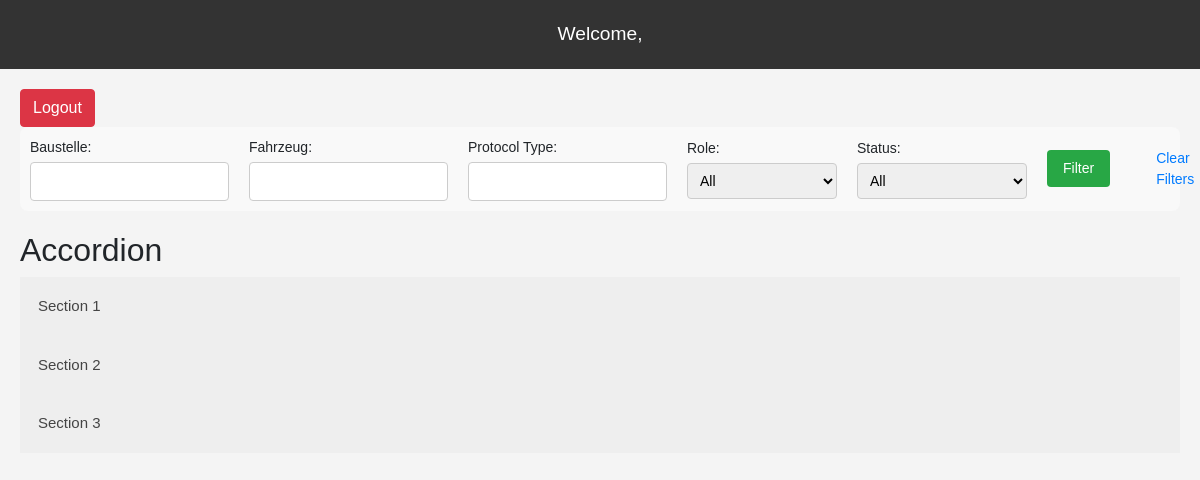
The page /sollWertView/ on the database as committed earlier.
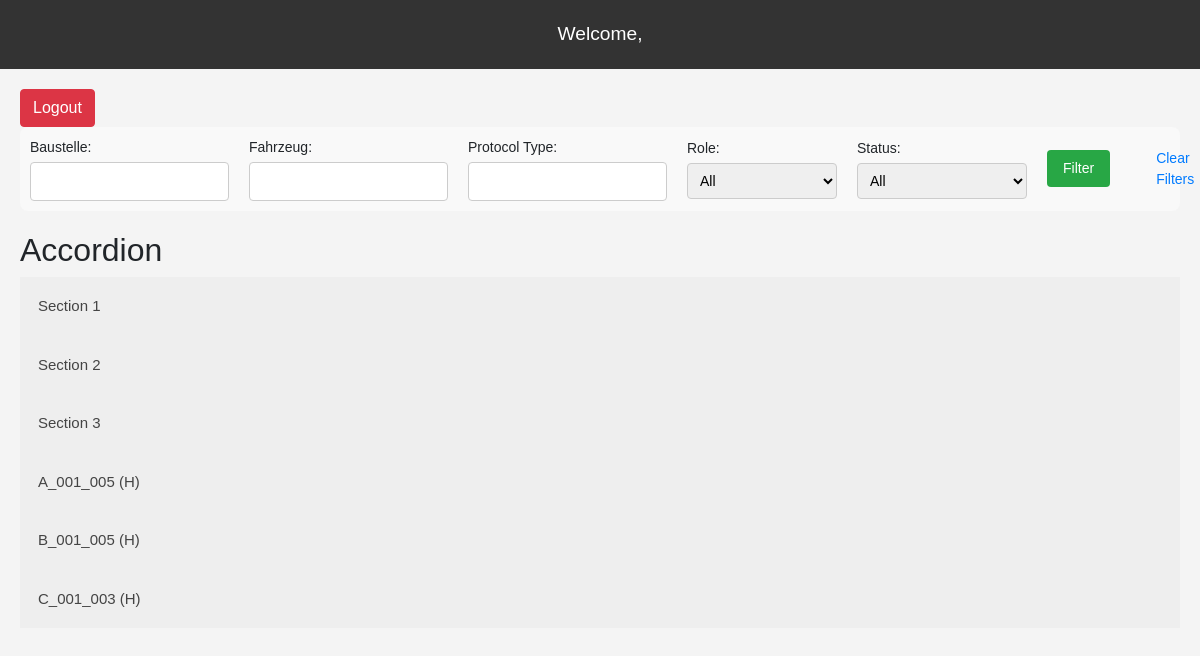
The same page on the database as committed later.
### myapp/models.py (models this page shows, shortened)
class PermanentProtocol(models.Model):
    permanentProtocolName = models.CharField(max_length=30)
    protocol1 = models.ManyToManyField(
        'ProtocolHubzugLiftingHost',
        related_name="permanent_protocols"
    )

### myapp/views.py (the view, shortened to what this page needs)
# urls.py: path('sollWertView/', views.sollWertView, name='soll_wert_view'),
def sollWertView(request):
    username = request.session.get('username', '')
    fahrzeug_id = request.GET.get('fahrzeugId', None)
    protocols = newFahrzeug.objects.all()
    filter_form = ProtocolFilterForm(request.GET or None)
    newPermanentProtocol = PermanentProtocol.objects.all()
    context = {
        'username': username,
        'fahrzeug_id': fahrzeug_id,
        'fahrzeugs': protocols,
        'filter_form': filter_form,
        'permanentProtocol' : newPermanentProtocol
    }
    return render(request, 'sollWertView.html', context)

### myapp/forms.py
class ProtocolFilterForm(forms.Form):
    baustelle = forms.CharField(max_length=100, required=False, label='Baustelle')
    fahrzeug = forms.CharField(max_length=100, required=False, label='Fahrzeug')
    protocol_name = forms.CharField(max_length=100, required=False, label='Protocol Type')
    teil = forms.ChoiceField(
        choices=[('all', 'All'),
                 ("hubzug", "Hubzug")],
        required=False,
        label='Role'
    )
    status = forms.ChoiceField(
        choices=[('all', 'All'),
                 ("offen", "Offen"),
                 ('exported', 'Abgeschlossen'),
                 ('closed', 'Zur Überprüfung'),
                 ('saved', 'In Bearbeitung'),
                 ('correction', 'Korrektur erforderlich')],
        required=False,
        label='Status'
    )

### templates/sollWertView.html (shortened to what this page needs)
<!DOCTYPE html>
{% load static %}
<html lang="en">
<head>
  <link href="https://stackpath.bootstrapcdn.com/bootstrap/4.3.1/css/bootstrap.min.css" rel="stylesheet">
  <link rel="stylesheet" href="{% static 'myapp/hubzug.css' %}">
</head>
<body>
  <header>
    <div class="welcome">
      Welcome,
    </div>
  </header>
  <main>
    <form action="{% url 'logout' %}" method="post" style="margin: 0;">
      <button type="submit" class="btn btn-danger">Logout</button>
    </form>
    <form class="myForm" method="get" class="filter-form">
      {{ filter_form.as_p }}
      <button type="submit" class="btn btn-primary">Filter</button>
      <a href="{% url 'pruefer_view' %}">Clear Filters</a>
  </form>
    </head>
    <body>
    <h2>Accordion</h2>
    <button class="accordion">Section 1</button>
    <button class="accordion">Section 2</button>
    <button class="accordion">Section 3</button>
    {% for permanent in permanentProtocol %}
      <button class="accordion">{{permanent.permanentProtocolName}}</button>
    {% endfor %}
  </main>
</body>
</html>

### myapp/static/myapp/hubzug.css (style rules this page uses)
body { margin: 0; padding: 0; font-family: Arial, sans-serif; background: #f4f4f4; }
header { background-color: #333; color: #fff; padding: 20px; text-align: center; }
main { padding: 20px; min-height: calc(100vh - 60px); }
.welcome { font-size: 1.2em; }
form.myForm { display: flex; flex-wrap: nowrap; justify-content: flex-start; align-items: center; gap: 20px; margin-bottom: 20px; padding: 10px; background-color: #f9f9f9; border-radius: 8px; box-sizing: border-box; }
form.myForm p { margin: 0; display: flex; flex-direction: column; }
form.myForm label { margin-bottom: 4px; font-size: 14px; }
form.myForm input[type="text"], form.myForm select { padding: 8px; margin: 0; border: 1px solid #ccc; border-radius: 4px; font-size: 14px; width: auto; min-width: 150px; }
form.myForm button[type="submit"], form.myForm a { padding: 8px 16px; background-color: #28a745; color: white; border: none; border-radius: 4px; font-size: 14px; cursor: pointer; text-decoration: none; }
form.myForm a { background-color: transparent; color: #007BFF; margin-left: 10px; }

### templates/sollWertView.html (style rules this page uses)
.accordion { background-color: #eee; color: #444; cursor: pointer; padding: 18px; width: 100%; border: none; text-align: left; outline: none; font-size: 15px; transition: 0.4s; }

Rows that differ between the two databases and show on the page:
added PermanentProtocol: permanentProtocolName "A_001_005 (H)"
added PermanentProtocol: permanentProtocolName "B_001_005 (H)"
added PermanentProtocol: permanentProtocolName "C_001_003 (H)"
